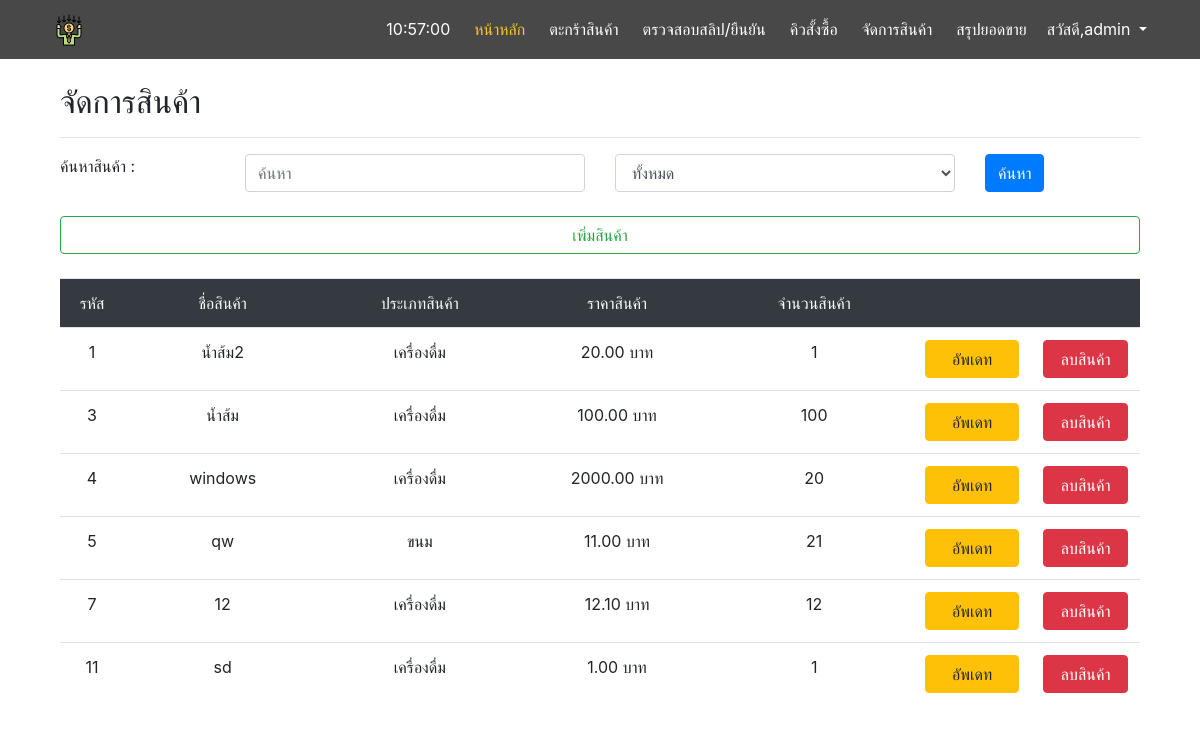
Page /manage/ (signed in) on the earlier database version.
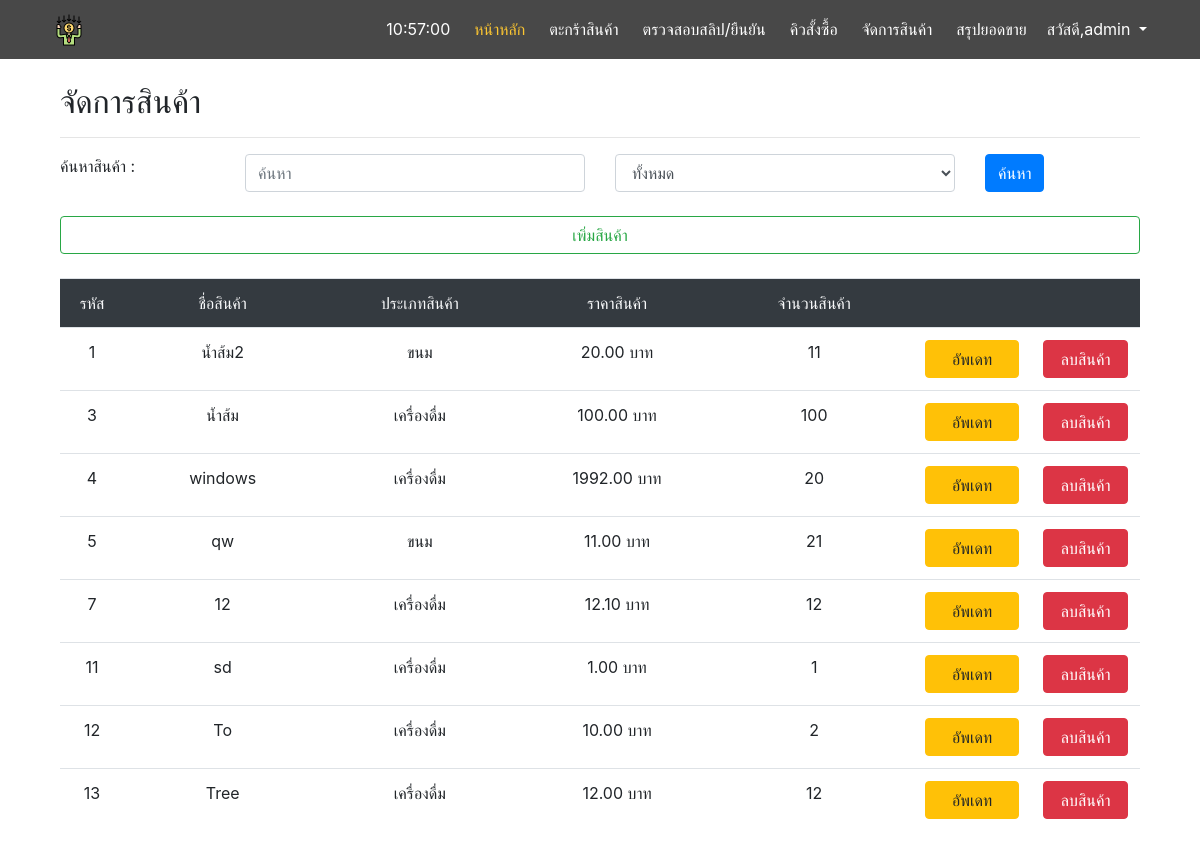
Same page on the later database version.
### main/models.py (models this page shows, shortened)
class Product(models.Model):
    type = models.ForeignKey(Type, on_delete=models.PROTECT,null=True)
    name = models.CharField(max_length=255)
    description = models.CharField(max_length=255,null=True)
    price = models.FloatField()
    stock = models.IntegerField()
    picture = models.ImageField(default='product_pic/default.png',upload_to='product_pic',null=True,blank=True)

class Type(models.Model):
    type_name = models.CharField(max_length=255)

### manage/views.py (the view)
# urls.py: path('', views.manage, name='manage'),
@login_required
def manage(request):
    product = Product.objects.all()
    type = Type.objects.all()
    searchtype = request.GET.get('sel','')
    searchtxt = request.GET.get('search','')
    if searchtxt:
        product = product.filter(name__icontains=searchtxt)
    if searchtype > '0':
        product = product.filter(type_id=searchtype)
    context = {
        'product' : product,
        'type' : type,
        'searchtxt' : searchtxt
    }
    return render(request, 'manage/manage.html', context=context)

### manage/templates/manage/manage.html (shortened to what this page needs)
{% extends 'base.html' %}
{% block content %}
<body>
  <div class="container">
    <h2>จัดการสินค้า</h2>
    <hr>
    <form method="GET" action="{% url 'manage' %}">
      <div class="row">
        <div class="col-sm-2">
          <label>ค้นหาสินค้า :</label>
        </div>
        <div class="col-sm-4">
          <input type="text" name="search" value="{{searchtxt}}" placeholder="ค้นหา" class="form-control col">
        </div>
        <div class="col-sm-4">
          <select name="sel" id="" class="form-control col">
            <option value="0">ทั้งหมด</option>
          </select>
        </div>
        <div class="col">
          <input type="submit" value="ค้นหา" class="btn btn-primary">
        </div>
      </div><br>
      <div class="row">
        <div class="col">
          <a href="{% url 'addpd'%}">
            <div class="btn btn-outline-success col">เพิ่มสินค้า</div>
          </a>
        </div>
      </div>
    </form><br>
      <table class="table table-bordered-primary text-center">
        <thead class="bg-dark text-light">
          <tr>
            <td>รหัส</td>
            <td>ชื่อสินค้า</td>
            <td>ประเภทสินค้า</td>
            <td>ราคาสินค้า</td>
            <td>จำนวนสินค้า</td>
            <td></td>
            <td></td>
          </tr>
        </thead>
        <tbody>
        {% for p in product %}
          <tr>
            <td width='10'>{{ p.id }}</td>
            <td width='150'>{{ p.name }}</td>
            <td width='150'>{{ p.type.type_name }}</td>
            <td width='150'>{{ p.price|stringformat:".2f" }} บาท</td>
            <td width='150'>{{ p.stock }}</td>
            <td width='20'>
              <a href="{% url 'pup' product_id=p.id %}">
                <div class="btn btn-warning col">อัพเดท</div>
              </a>
            </td>
            <td width='20'>
              <a href="{% url 'del_product' product_id=p.id %}">
                <div class="btn btn-danger col">ลบสินค้า</div>
              </a>
            </td>
          </tr>
          {% endfor %}
        </tbody>
      </table>
  </div>
</body>
{% endblock %}

### templates/base.html (shortened to what this page needs)
<!DOCTYPE html>
{% load static %}
<html lang="en">
<head>
    <link rel="stylesheet" type="text/css" href="{% static 'css/bootstrap.css'%}">
    <link rel="stylesheet" type="text/css" href="{% static 'css/base2.css'%}">
</head>
<body onload="startTime()">
    <nav class="navbar navbar-expand-lg sticky-top">
		<div class="container">
			<a class="navbar-brand text-white" href="{% url 'index' %}">
            <img src="{% static 'payment-terminal.png'%}"></a>
			<div class="collapse navbar-collapse" id="nvbCollapse">
				<ul class="navbar-nav ml-auto">
                    <li class="nav-item pl-1">
                        <a class="nav-link" href="#"><class="fa fa-user-plus fa-fw mr-1" id='txt'></a>
                    </li>
					<li class="nav-item active pl-1">
						<a class="nav-link" href="{% url 'index' %}">หน้าหลัก</a>
					</li>
					<li class="nav-item pl-1">
						<a class="nav-link" href="{% url 'basket' %}">ตะกร้าสินค้า</a>
					</li>
                    {% if request.user.is_staff %}
                        <li class="nav-item pl-1">
                            <a class="nav-link" href="#">ตรวจสอบสลิป/ยืนยัน</a>
                        </li>
                        <li class="nav-item pl-1">
                            <a class="nav-link" href="{% url 'queue' %}">คิวสั้งซื้อ</a>
                        </li>
                        <li class="nav-item pl-1">
                            <a class="nav-link" href="{% url 'manage' %}">จัดการสินค้า</a>
                        </li>
                        <li class="nav-item pl-1">
                            <a class="nav-link" href="{% url 'allreport' %}">สรุปยอดขาย</a>
                        </li>
                    {% endif %}
                    <li class="nav-item dropdown pl-1">
                    {% if request.user.is_active %}
                        <a class="nav-link dropdown-toggle" href="#" id="navbarDropdown" role="button" data-toggle="dropdown" aria-haspopup="true" aria-expanded="false">
                            สวัสดี,{{request.user}}
                        </a>
                    </li>
                    {% else %}
                        <a class="nav-link" href="{% url 'login' %}">เข้าสู่ระบบ</a>
                    {% endif %}
				</ul>
			</div>
		</div>
	</nav>
    <br>
    <div class="container">
        {% block content %}
        {% endblock %}
    </div>
</body>
</html>

### static/css/base2.css (style rules this page uses)
.navbar { background-color: #484848; }
.navbar .navbar-nav .nav-link { color: #fff; }
.navbar .navbar-nav .active > .nav-link { color: #fbc531; }

Differences in the rows shown:
changed Product "น้ำส้ม2": type.type_name "เครื่องดื่ม" → "ขนม"; stock "1" → "11"
changed Product "windows": price "2000.00" → "1992.00"
added Product: id "12", name "To", type.type_name "เครื่องดื่ม", price "10.00", stock "2"
added Product: id "13", name "Tree", type.type_name "เครื่องดื่ม", price "12.00", stock "12"
